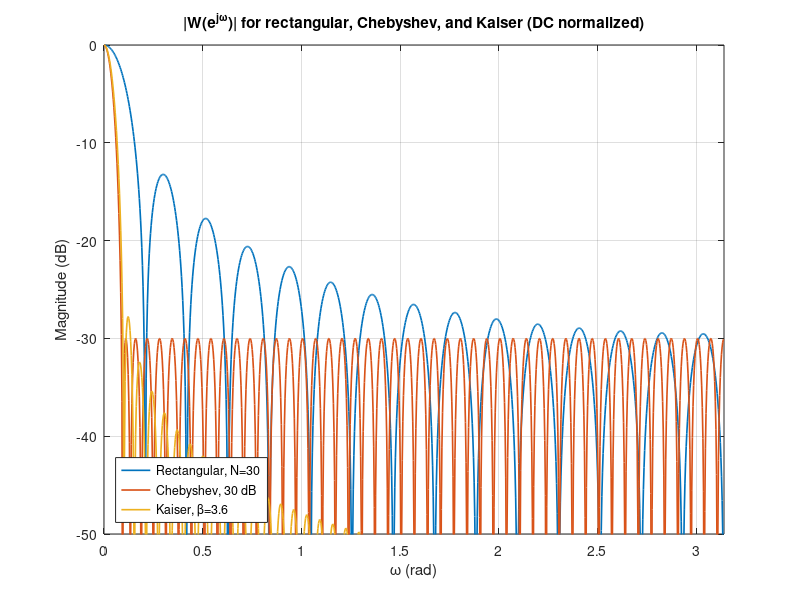
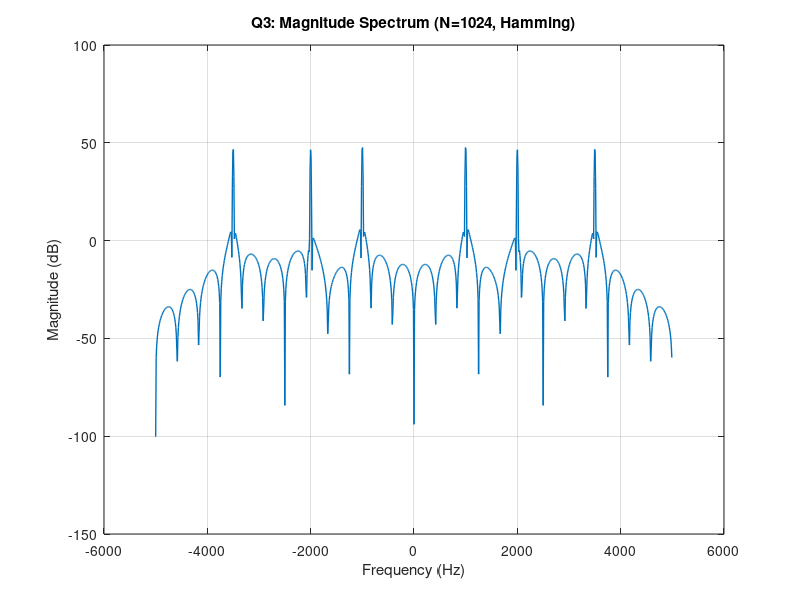
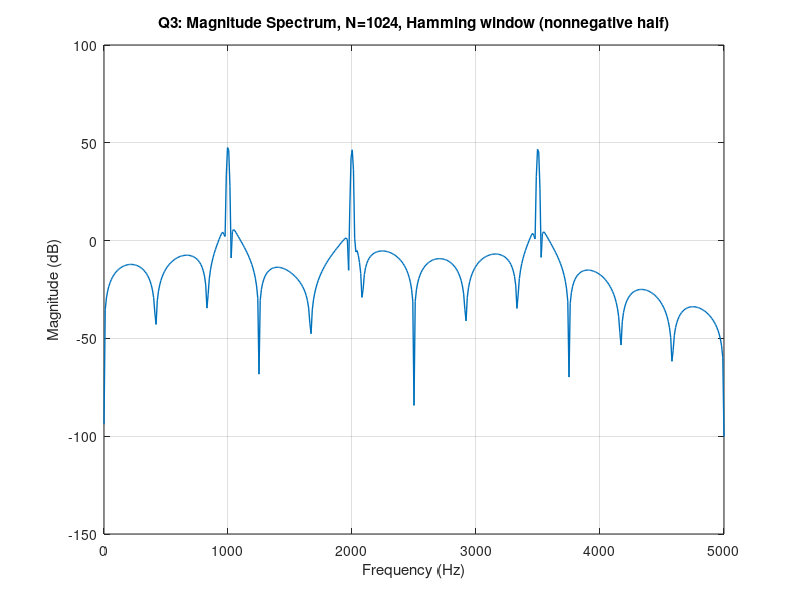

MATLAB code for these plots, in order: (Note: this script raises an error after producing the figures.)
%% Talha Akhlaq
% ECE310 Digital Signal Processing
% Problem Set 1: Spectral Analysis & Sampling
% Questions 2-5
clc; clear; close all;

mag2db_ = @(x) 20*log10(abs(x)+eps);   % magnitude to decibels (prevents log(0))

%% Question 2

normalize_sum1 = @(w) w./sum(w);   % scale window so DC gain = 1

% Rectangular (length 30)
N_rect = 30;
w_rect = normalize_sum1(rectwin(N_rect));

% Chebyshev Window
N_cheb = 95;                  
ripple_dB = 30;                   % sidelobe attenuation (dB)
w_cheb = normalize_sum1(chebwin(N_cheb, ripple_dB));

% Kaiser Window 
N_kais = N_cheb;                  % same as Chebyshev
beta = 3.6;                       % beta controls mainlobe width
w_kais = normalize_sum1(kaiser(N_kais, beta));

[H_rect, w] = freqz(w_rect, 1, 1000);   % rectangular window 
H_cheb = freqz(w_cheb, 1, 1000);        % Chebyshev window 
H_kais = freqz(w_kais, 1, 1000);        % Kaiser window 

figure('Name','Q2: Window Magnitude Responses');
plot(w, mag2db_(H_rect),'LineWidth',1.2); hold on;
plot(w, mag2db_(H_cheb),'LineWidth',1.2);
plot(w, mag2db_(H_kais),'LineWidth',1.2); hold off;
xlim([0, pi]); ylim([-50, 0]); grid on;
xlabel('\omega (rad)'); ylabel('Magnitude (dB)');
legend('Rectangular, N=30','Chebyshev, 30 dB','Kaiser, \beta=3.6','Location','SouthWest');
title('|W(e^{j\omega})| for rectangular, Chebyshev, and Kaiser (DC normalized)');

%% Question 3

% Sum of three continuous-time sinusoids
a   = [1, 0.8, 0.9];                % amplitudes
phi = [pi/2, pi/3, -2*pi/5];        % phases (rad)
f0  = [1e3, 2e3, 3.5e3];            % frequencies (Hz)
fs  = 10e3;                         % sampling rate (Hz)
M   = 1000;                         % number of samples
t   = (0:M-1)/fs;                   % time vector

x = zeros(1,M);
for m = 1:3
    x = x + a(m)*cos(2*pi*f0(m)*t + phi(m));
end

% Hamming window
N = 1024;
w_ham = hamming(M).';
xw = x .* w_ham(1:M);
xwN = zeros(1,N);
xwN(1:min(M,N)) = xw(1:min(M,N));   % adjust to length N
X = fft(xwN, N);

% Bin frequencies 
k    = 0:(N-1);
f_bins = (k*fs)/N;                  % unshifted
Xsh  = fftshift(X);
ksh  = (-N/2):(N/2-1);
f_sh = (ksh*fs)/N;                  % shifted

% Magnitude spectrum (dB)
figure('Name','Q3: Magnitude Spectrum');
plot(f_sh, mag2db_(Xsh),'LineWidth',1.0); grid on;
xlabel('Frequency (Hz)'); ylabel('Magnitude (dB)');
title('Q3: Magnitude Spectrum (N=1024, Hamming)');

% Nonnegative frequencies only (with Nyquist)
half = 0:(N/2);
f_pos = (half*fs)/N;
X_pos = X(1:(N/2+1));
figure('Name','Q3: Magnitude Spectrum (nonnegative)');
plot(f_pos, mag2db_(X_pos),'LineWidth',1.0); grid on;
xlabel('Frequency (Hz)'); ylabel('Magnitude (dB)');
title('Q3: Magnitude Spectrum, N=1024, Hamming window (nonnegative half)');

% Bin indices (two per tone; positive k)
omega   = 2*pi*f0/fs;               % discrete-time radian freqs
k_ideal = N*f0/fs;                  % bin locations
k_peaks = round([k_ideal, N - k_ideal]);
k_peaks = sort(mod(k_peaks, N));
disp('Q3: Peak DFT bin indices (0..N-1), two per tone (rounded):');
disp(unique(k_peaks));

%% Question 4
Fs = 44100;                            % sampling rate (Hz)
tones = [392, 440, 587.33];            % tone frequencies (Hz)
bpm = 100;                             % tempo (beats per minute)
sec_per_beat = 60/bpm;                 % seconds per quarter note
QN = sec_per_beat;                     % quarter-note duration (s)
samples_per_QN = round(QN*Fs);         % samples per quarter note

% Welch parameters
delta_f = 2;                            % target frequency resolution (Hz)
N0 = round(Fs/delta_f);                 % block length
Nfft = 2^nextpow2(N0);                  
noverlap = floor(N0/2);                 
Mblocks_target = 100;                   % total number of Welch blocks

hop = N0 - noverlap;                      % hop size
L_needed = N0 + (Mblocks_target-1)*hop;   % total samples
num_QN = ceil(L_needed / samples_per_QN); % quarter notes

% Quarter-notes with 2 tones
rng(310);                               
L_total = num_QN * samples_per_QN;
x_audio = zeros(1, L_total);
note_t = (0:samples_per_QN-1)/Fs;
for q = 1:num_QN
    start_idx = (q-1)*samples_per_QN + 1;
    idx = start_idx : start_idx+samples_per_QN-1;
    use = randperm(3,2);
    xn = zeros(1, samples_per_QN);
    for u = use
        xn = xn + cos(2*pi*tones(u)*note_t);   % tones per spec
    end
    x_audio(idx) = xn;
end
% Gaussian noise, SNR=40 dB
signal_power = mean(x_audio.^2);
noise_power = signal_power / (10^(40/10));
x_audio = x_audio + sqrt(noise_power)*randn(size(x_audio));

% 100 Welch blocks                    
x_audio = x_audio(1:L_needed);

% (b) Welch periodogram (Hamming window)
winWelch = hamming(N0);
[Px, fW] = pwelch(x_audio, winWelch, noverlap, Nfft, Fs);  % linear PSD (units/Hz)
Px_dB = 10*log10(Px);                                      % dB/Hz  

% (c) Periodogram Plots
figure('Name','Q4: Welch periodogram');
plot(fW, Px_dB, 'LineWidth', 1.0); grid on;
xlim([0, Fs/2]); xlabel('Frequency (Hz)'); ylabel('PSD (dB/Hz)');
title('Q4: Welch periodogram (0 to Fs/2)');

figure('Name','Q4: Welch periodogram (300–600 Hz)');
mask = (fW>=300 & fW<=600);
plot(fW(mask), Px_dB(mask), 'LineWidth', 1.0); grid on;
xlabel('Frequency (Hz)'); ylabel('PSD (dB/Hz)');
title('Q4: Welch periodogram (300–600 Hz)');

% (d) Spectrogram: hop = eighth note
eighth_seconds = QN/2;                  
hop_eighth = round(eighth_seconds*Fs); % samples per hop
hop_spec = min(hop_eighth, N0-1); 
noverlap_spec = max(0, N0 - hop_eighth);
figure('Name','Q4: Spectrogram');
spectrogram(x_audio, winWelch, noverlap_spec, Nfft, Fs);
title('Q4: Spectrogram');
colorbar;

%% Question 5
N = 200;

% Windows
w = ones(1,N);                           % rectangular window
w0 = zeros(1,N);                         % subsampling window
idx_w0 = 4:4:N;                          % select indices
w0(idx_w0) = 1;

% (b) N-point DFTs & Stem Plots
W_N  = fft(w,  N);
W0_N = fft(w0, N);

figure('Name','Q5(b): N-point DFT magnitudes');
subplot(2,1,1);
stem(0:N-1, abs(W_N), 'filled'); grid on;
xlabel('k'); ylabel('|W_N[k]|');
title('Rectangular window, N=200');

subplot(2,1,2);
stem(0:N-1, abs(W0_N), 'filled'); grid on;
xlabel('k'); ylabel('|W0_N[k]|');
title('w0[n], N=200');

% (c) NO-point DFTs
N0_hr = 2^nextpow2(16*N);               % smallest power
W_hr  = fft(w,  N0_hr);
W0_hr = fft(w0, N0_hr);
W_hr  = W_hr  / W_hr(1);                % normalize DC to 1
W0_hr = W0_hr / W0_hr(1);

% Frequency grid 
k0 = 0:N0_hr-1;
omega0 = 2*pi*k0/N0_hr;                 % unshifted
omega_sh = omega0 - 2*pi*(omega0>pi);   % shifted
W_hr_sh  = fftshift(W_hr);
W0_hr_sh = fftshift(W0_hr);

figure('Name','Q5(c): Magnitude spectra');
plot(omega_sh, abs(W_hr_sh),'LineWidth',1.1); hold on;
plot(omega_sh, abs(W0_hr_sh),'LineWidth',1.1); hold off; grid on;
xlabel('\omega (rad)'); ylabel('Magnitude');
legend('|W(\omega)|','|W_0(\omega)|','Location','Best');
title('Q5(c): |W(\omega)| and |W_0(\omega)|, −\pi ≤ \omega ≤ \pi');


% (d) N0-point DFTs
A = 1; theta = 0; omega0_sig = 0.4;
nN = 0:N-1;
x = A*cos(omega0_sig*nN + theta);

xw_rect = x .* w;                      % rectangular window
xw_w0   = x .* w0;                     % subsampling window
X_rect = fft(xw_rect, N0_hr);          % N0-point DFT (rectangular)
X_w0   = fft(xw_w0,   N0_hr);          % N0-point DFT (w0)

% Plot magnitudes
mask_half = omega0 <= pi + 1e-12;      
figure('Name','Q5(d): Magnitude spectra');
plot(omega0(mask_half), abs(X_rect(mask_half)),'LineWidth',1.0); hold on;
plot(omega0(mask_half), abs(X_w0(mask_half)),'LineWidth',1.0); hold off; grid on;
xlabel('\omega (rad)'); ylabel('Magnitude');
legend('Rectangular window','w0[n] window','Location','Best');
title('Q5(d): |X(\omega)| for 0 ≤ \omega ≤ \pi');

% (e) Comparison
disp('Q5(e): w0[n] introduces imaging distortion from subsampling. Spectral resolution is not qualitatively different compared to the rectangular window')
